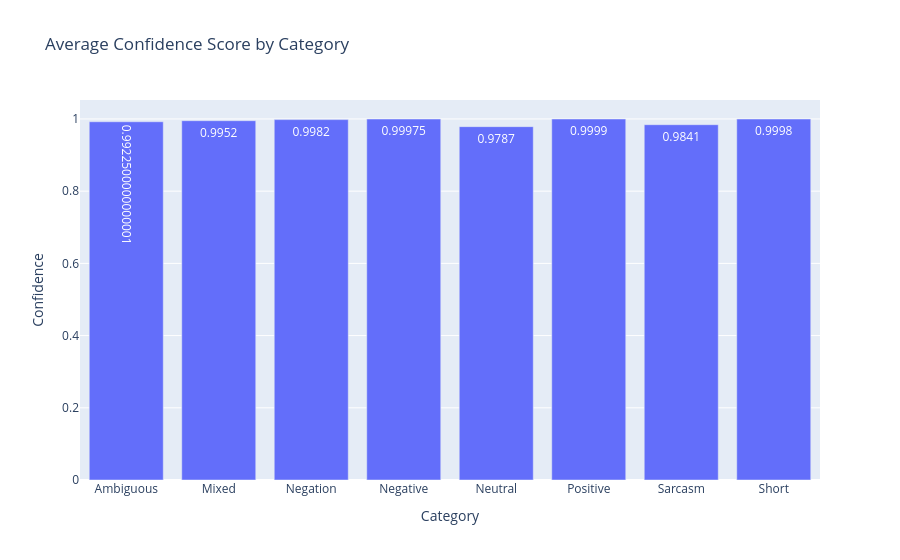

Here is the notebook cell this chart was saved with:
### Code cell
import plotly.express as px

fig = px.bar(
    confidence,
    x="Category",
    y="Confidence",
    text="Confidence",
    title="Average Confidence Score by Category"
)

fig.show()

### Figure 1 — Plotly figure (JSON) as saved in the notebook; plotly's stock layout.template omitted (floating-point values rounded to 4 significant figures)
{"data": [{"hovertemplate": "Category=%{x}<br>Confidence=%{text}<extra></extra>", "legendgroup": "", "marker": {"color": "#636efa", "pattern": {"shape": ""}}, "name": "", "orientation": "v", "showlegend": false, "text": [0.9923, 0.9952, 0.9982, 0.9998, 0.9787, 0.9999, 0.9841, 0.9998], "textposition": "auto", "type": "bar", "x": ["Ambiguous", "Mixed", "Negation", "Negative", "Neutral", "Positive", "Sarcasm", "Short"], "xaxis": "x", "y": [0.9923, 0.9952, 0.9982, 0.9998, 0.9787, 0.9999, 0.9841, 0.9998], "yaxis": "y"}], "layout": {"barmode": "relative", "legend": {"tracegroupgap": 0}, "title": {"text": "Average Confidence Score by Category"}, "xaxis": {"anchor": "y", "domain": [0, 1], "title": {"text": "Category"}}, "yaxis": {"anchor": "x", "domain": [0, 1], "title": {"text": "Confidence"}}}}
